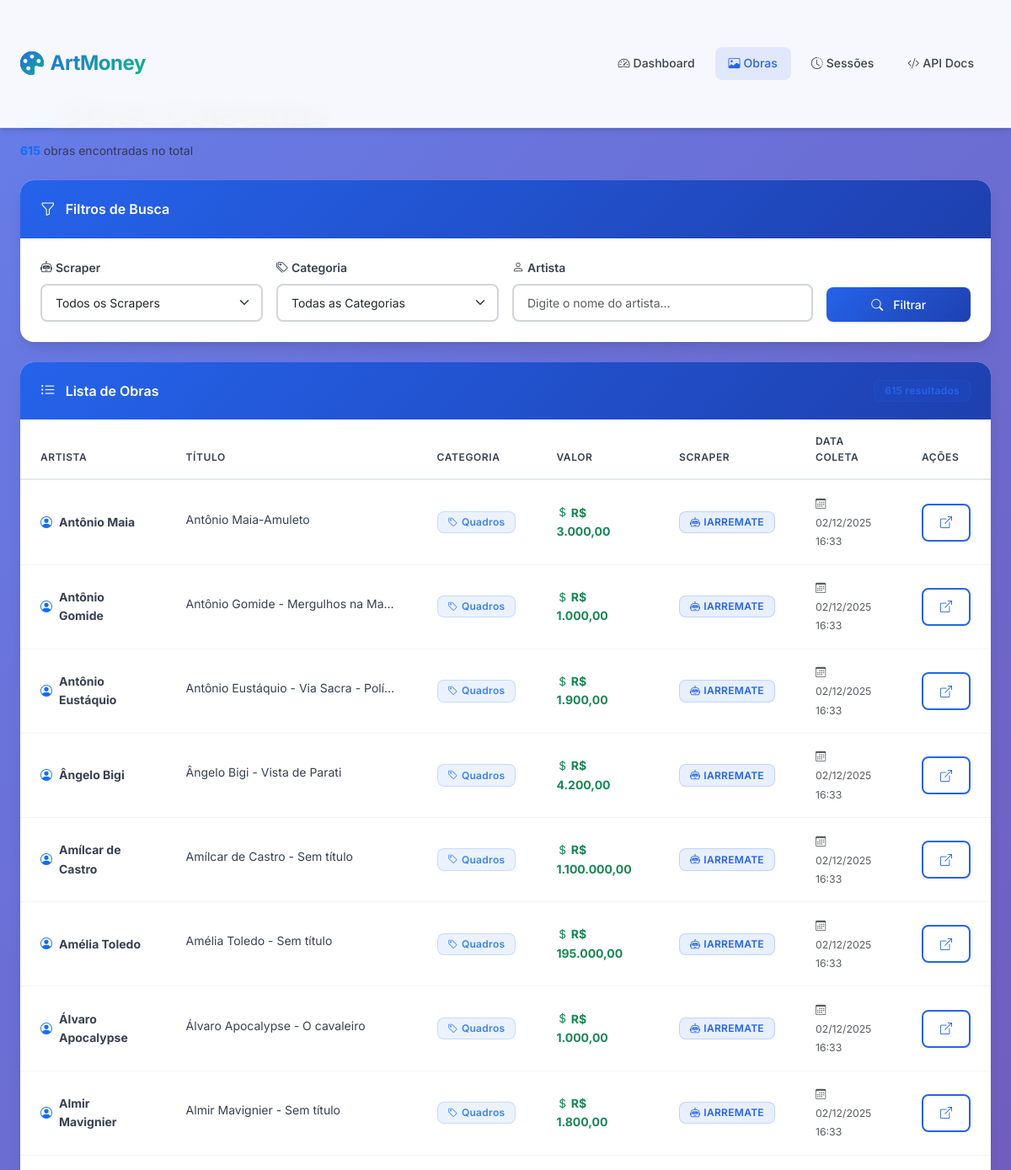
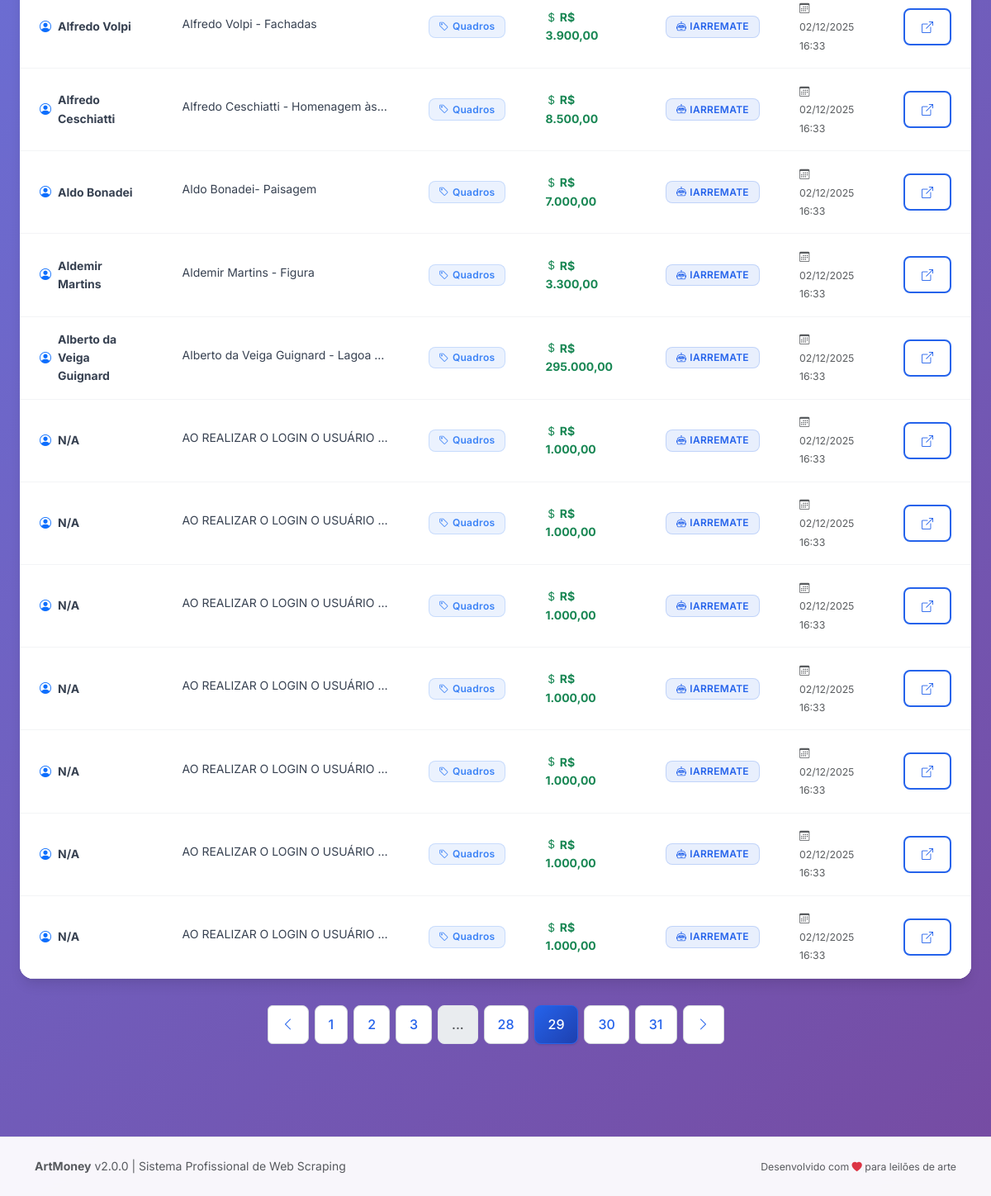
The page /obras?page=29 on the database its author committed (2 pictures, top to bottom).
### database/models.py (models this page shows)
class Obra(Base):
    __tablename__ = 'obras'
    id = Column(Integer, primary_key=True, index=True)
    session_id = Column(Integer, nullable=False, index=True)  # FK para scraping_sessions
    scraper_name = Column(String(50), nullable=False, index=True)
    categoria = Column(String(50), nullable=True, index=True)
    nome_artista = Column(String(255), nullable=True, index=True)
    titulo = Column(Text, nullable=True)
    descricao = Column(Text, nullable=True)
    descricao_completa = Column(Text, nullable=True)  # Descrição completa da obra (campo "Inspiração do projeto")
    valor = Column(String(50), nullable=True)
    valor_atualizado = Column(String(50), nullable=True)  # Valor atualizado após leilão
    numero_lances = Column(Integer, nullable=True, default=0)  # Número de lances no leilão
    lote = Column(String(50), nullable=True)
    data_leilao = Column(String(50), nullable=True)
    data_inicio_leilao = Column(String(100), nullable=True)  # Data/hora de início do leilão
    leiloeiro = Column(String(255), nullable=True)
    local = Column(String(255), nullable=True)
    info_leilao = Column(Text, nullable=True)  # Informações adicionais do leilão (data, horário, endereço, telefone, email)
    ultima_atualizacao = Column(DateTime, nullable=True)  # Data da última atualização de preço
    url = Column(Text, nullable=False, index=True)
    url_original = Column(Text, nullable=True)
    site_redirecionado = Column(String(255), nullable=True)
    pagina = Column(Integer, nullable=True)
    data_coleta = Column(DateTime, default=datetime.utcnow, nullable=False)
    __table_args__ = (
        Index('idx_session_scraper', 'session_id', 'scraper_name'),
        Index('idx_categoria', 'categoria'),
        Index('idx_artista', 'nome_artista'),
        Index('idx_data_coleta', 'data_coleta'),
        Index('idx_url_scraper', 'url', 'scraper_name'),  # Índice para verificar duplicatas
    )

### api/main.py (the view)
@app.get("/obras", response_class=HTMLResponse)
async def listar_obras_web(
    request: Request,
    page: int = Query(1, ge=1),
    per_page: int = Query(20, ge=1, le=100),
    scraper: Optional[str] = None,
    categoria: Optional[str] = None,
    artista: Optional[str] = None,
    db: Session = Depends(get_db)
):
    query = db.query(Obra)
    if scraper:
        query = query.filter(Obra.scraper_name == scraper)
    if categoria:
        query = query.filter(Obra.categoria == categoria)
    if artista:
        query = query.filter(Obra.nome_artista.ilike(f"%{artista}%"))
    total = query.count()
    offset = (page - 1) * per_page
    obras = query.order_by(desc(Obra.data_coleta)).offset(offset).limit(per_page).all()
    categorias = db.query(Obra.categoria).distinct().all()
    scrapers = db.query(Obra.scraper_name).distinct().all()
    total_pages = (total + per_page - 1) // per_page
    return templates.TemplateResponse("obras.html", {
        "request": request,
        "obras": obras,
        "page": page,
        "per_page": per_page,
        "total": total,
        "total_pages": total_pages,
        "scraper": scraper,
        "categoria": categoria,
        "artista": artista,
        "categorias": [c[0] for c in categorias if c[0]],
        "scrapers": [s[0] for s in scrapers if s[0]]
    })

### templates/obras.html (shortened to what this page needs)
{% extends "base.html" %}
{% block content %}
<div class="container-fluid">
    <div class="row mb-4">
        <div class="col-12">
            <div class="d-flex align-items-center justify-content-between">
                <div>
                    <h1 class="display-5 fw-bold mb-2">
                    </h1>
                    <p class="text-muted mb-0">
                        <strong class="text-primary">{{ total }}</strong> obras encontradas no total
                    </p>
                </div>
            </div>
        </div>
    </div>
    <div class="card mb-4">
        <div class="card-header">
            <div>
                <i class="bi bi-funnel"></i>
                Filtros de Busca
            </div>
        </div>
        <div class="card-body">
            <form method="get" class="row g-3">
                <div class="col-md-3">
                    <label class="form-label">
                        <i class="bi bi-robot me-1"></i>Scraper
                    </label>
                    <select name="scraper" class="form-select">
                        <option value="">Todos os Scrapers</option>
                    </select>
                </div>
                <div class="col-md-3">
                    <label class="form-label">
                        <i class="bi bi-tags me-1"></i>Categoria
                    </label>
                    <select name="categoria" class="form-select">
                        <option value="">Todas as Categorias</option>
                    </select>
                </div>
                <div class="col-md-4">
                    <label class="form-label">
                        <i class="bi bi-person me-1"></i>Artista
                    </label>
                    <input type="text" name="artista" class="form-control" placeholder="Digite o nome do artista..." value="{{ artista or '' }}">
                </div>
                <div class="col-md-2 d-flex align-items-end">
                    <button type="submit" class="btn btn-primary w-100">
                        <i class="bi bi-search me-1"></i>Filtrar
                    </button>
                </div>
            </form>
        </div>
    </div>
    <div class="card">
        <div class="card-header">
            <div>
                <i class="bi bi-list-ul"></i>
                Lista de Obras
            </div>
            <div>
                <span class="badge badge-primary">{{ total }} resultados</span>
            </div>
        </div>
        <div class="card-body p-0">
            <div class="table-wrapper">
                <table class="table table-hover mb-0">
                    <thead>
                        <tr>
                            <th>Artista</th>
                            <th>Título</th>
                            <th>Categoria</th>
                            <th>Valor</th>
                            <th>Scraper</th>
                            <th>Data Coleta</th>
                            <th>Ações</th>
                        </tr>
                    </thead>
                    <tbody>
                        {% for obra in obras %}
                        <tr>
                            <td>
                                <div class="d-flex align-items-center">
                                    <i class="bi bi-person-circle text-primary me-2"></i>
                                    <strong>{{ obra.nome_artista or "N/A" }}</strong>
                                </div>
                            </td>
                            <td>
                                <span class="text-truncate d-inline-block" style="max-width: 250px;" title="{{ obra.titulo or 'N/A' }}">
                                    {{ obra.titulo or "N/A" }}
                                </span>
                            </td>
                            <td>
                                <span class="badge badge-info">
                                    <i class="bi bi-tag"></i> {{ obra.categoria or "N/A" }}
                                </span>
                            </td>
                            <td>
                                {% if obra.valor and obra.valor != "N/A" %}
                                    <strong class="text-success">
                                        <i class="bi bi-currency-dollar"></i> R$ {{ obra.valor }}
                                    </strong>
                                {% else %}
                                    <span class="text-muted">N/A</span>
                                {% endif %}
                            </td>
                            <td>
                                <span class="badge badge-primary">
                                    <i class="bi bi-robot"></i> {{ obra.scraper_name|upper }}
                                </span>
                            </td>
                            <td>
                                <small class="text-muted">
                                    <i class="bi bi-calendar3 me-1"></i>
                                    {{ obra.data_coleta.strftime('%d/%m/%Y %H:%M') }}
                                </small>
                            </td>
                            <td>
                                <a href="{{ obra.url }}" target="_blank" class="btn btn-sm btn-outline-primary" title="Ver obra original">
                                    <i class="bi bi-box-arrow-up-right"></i>
                                </a>
                            </td>
                        </tr>
                        {% endfor %}
                    </tbody>
                </table>
            </div>
        </div>
    </div>
    {% if total_pages > 1 %}
    <nav aria-label="Paginação de obras">
        <ul class="pagination">
            {% if page > 1 %}
            <li class="page-item">
                <a class="page-link" href="?page={{ page - 1 }}{% if scraper %}&scraper={{ scraper }}{% endif %}{% if categoria %}&categoria={{ categoria }}{% endif %}{% if artista %}&artista={{ artista }}{% endif %}">
                    <i class="bi bi-chevron-left"></i>
                </a>
            </li>
            {% endif %}
            {% for p in range(1, total_pages + 1) %}
                {% if p == page %}
                <li class="page-item active">
                    <span class="page-link">{{ p }}</span>
                </li>
                {% elif p <= 3 or p > total_pages - 3 or (p >= page - 1 and p <= page + 1) %}
                <li class="page-item">
                    <a class="page-link" href="?page={{ p }}{% if scraper %}&scraper={{ scraper }}{% endif %}{% if categoria %}&categoria={{ categoria }}{% endif %}{% if artista %}&artista={{ artista }}{% endif %}">{{ p }}</a>
                </li>
                {% elif p == 4 or p == total_pages - 3 %}
                <li class="page-item disabled">
                    <span class="page-link">...</span>
                </li>
                {% endif %}
            {% endfor %}
            {% if page < total_pages %}
            <li class="page-item">
                <a class="page-link" href="?page={{ page + 1 }}{% if scraper %}&scraper={{ scraper }}{% endif %}{% if categoria %}&categoria={{ categoria }}{% endif %}{% if artista %}&artista={{ artista }}{% endif %}">
                    <i class="bi bi-chevron-right"></i>
                </a>
            </li>
            {% endif %}
        </ul>
    </nav>
    {% endif %}
</div>
{% endblock %}

### rows shown on the page
Obra: nome_artista "Antônio Maia", titulo "Antônio Maia-Amuleto", categoria "Quadros", valor "3.000,00", scraper_name "IARREMATE", data_coleta "02/12/2025 16:33"
Obra: nome_artista "Antônio Gomide", titulo "Antônio Gomide - Mergulhos na Ma…", categoria "Quadros", valor "1.000,00", scraper_name "IARREMATE", data_coleta "02/12/2025 16:33"
Obra: nome_artista "Antônio Eustáquio", titulo "Antônio Eustáquio - Via Sacra - Polí…", categoria "Quadros", valor "1.900,00", scraper_name "IARREMATE", data_coleta "02/12/2025 16:33"
Obra: nome_artista "Ângelo Bigi", titulo "Ângelo Bigi - Vista de Parati", categoria "Quadros", valor "4.200,00", scraper_name "IARREMATE", data_coleta "02/12/2025 16:33"
Obra: nome_artista "Amílcar de Castro", titulo "Amílcar de Castro - Sem título", categoria "Quadros", valor "1.100.000,00", scraper_name "IARREMATE", data_coleta "02/12/2025 16:33"
Obra: nome_artista "Amélia Toledo", titulo "Amélia Toledo - Sem título", categoria "Quadros", valor "195.000,00", scraper_name "IARREMATE", data_coleta "02/12/2025 16:33"
Obra: nome_artista "Álvaro Apocalypse", titulo "Álvaro Apocalypse - O cavaleiro", categoria "Quadros", valor "1.000,00", scraper_name "IARREMATE", data_coleta "02/12/2025 16:33"
Obra: nome_artista "Almir Mavignier", titulo "Almir Mavignier - Sem título", categoria "Quadros", valor "1.800,00", scraper_name "IARREMATE", data_coleta "02/12/2025 16:33"
Obra: nome_artista "Alfredo Volpi", titulo "Alfredo Volpi - Fachadas", categoria "Quadros", valor "3.900,00", scraper_name "IARREMATE", data_coleta "02/12/2025 16:33"
Obra: nome_artista "Alfredo Ceschiatti", titulo "Alfredo Ceschiatti - Homenagem às…", categoria "Quadros", valor "8.500,00", scraper_name "IARREMATE", data_coleta "02/12/2025 16:33"
Obra: nome_artista "Aldo Bonadei", titulo "Aldo Bonadei- Paisagem", categoria "Quadros", valor "7.000,00", scraper_name "IARREMATE", data_coleta "02/12/2025 16:33"
Obra: nome_artista "Aldemir Martins", titulo "Aldemir Martins - Figura", categoria "Quadros", valor "3.300,00", scraper_name "IARREMATE", data_coleta "02/12/2025 16:33"
Obra: nome_artista "Alberto da Veiga Guignard", titulo "Alberto da Veiga Guignard - Lagoa…", categoria "Quadros", valor "295.000,00", scraper_name "IARREMATE", data_coleta "02/12/2025 16:33"
Obra: nome_artista "N/A", titulo "AO REALIZAR O LOGIN O USUÁRIO…", categoria "Quadros", valor "1.000,00", scraper_name "IARREMATE", data_coleta "02/12/2025 16:33"
Obra: nome_artista "N/A", titulo "AO REALIZAR O LOGIN O USUÁRIO…", categoria "Quadros", valor "1.000,00", scraper_name "IARREMATE", data_coleta "02/12/2025 16:33"
Obra: nome_artista "N/A", titulo "AO REALIZAR O LOGIN O USUÁRIO…", categoria "Quadros", valor "1.000,00", scraper_name "IARREMATE", data_coleta "02/12/2025 16:33"
Obra: nome_artista "N/A", titulo "AO REALIZAR O LOGIN O USUÁRIO…", categoria "Quadros", valor "1.000,00", scraper_name "IARREMATE", data_coleta "02/12/2025 16:33"
Obra: nome_artista "N/A", titulo "AO REALIZAR O LOGIN O USUÁRIO…", categoria "Quadros", valor "1.000,00", scraper_name "IARREMATE", data_coleta "02/12/2025 16:33"
Obra: nome_artista "N/A", titulo "AO REALIZAR O LOGIN O USUÁRIO…", categoria "Quadros", valor "1.000,00", scraper_name "IARREMATE", data_coleta "02/12/2025 16:33"
Obra: nome_artista "N/A", titulo "AO REALIZAR O LOGIN O USUÁRIO…", categoria "Quadros", valor "1.000,00", scraper_name "IARREMATE", data_coleta "02/12/2025 16:33"

### other values the page prints
{{ total }} "615"
{{ p }} "1" "2" "3" "28" "30" "31"
{{ p }} "29"
